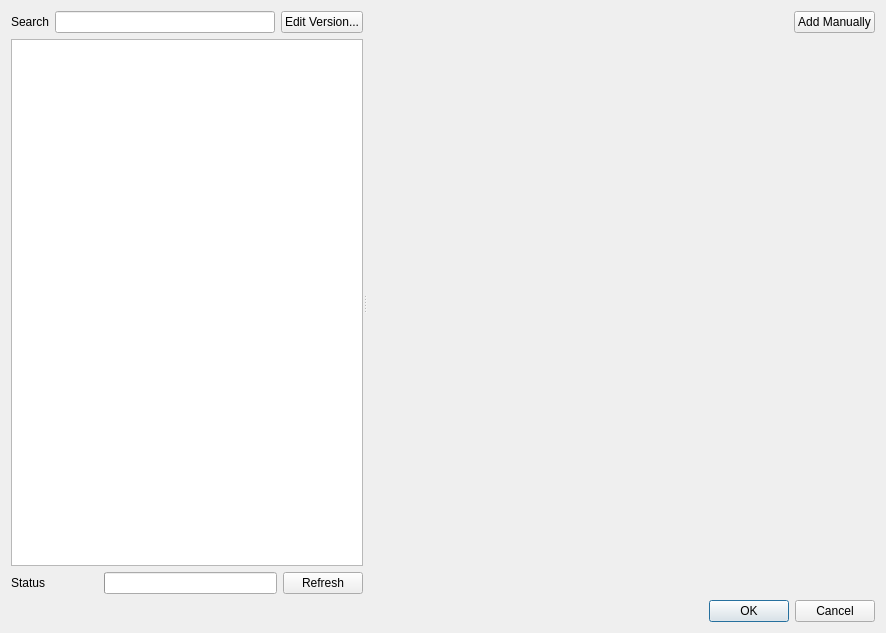
<?xml version="1.0" encoding="UTF-8"?>
<ui version="4.0">
 <class>AddVersionDialog</class>
 <widget class="QDialog" name="AddVersionDialog">
  <property name="windowModality">
   <enum>Qt::NonModal</enum>
  </property>
  <property name="geometry">
   <rect>
    <x>0</x>
    <y>0</y>
    <width>886</width>
    <height>633</height>
   </rect>
  </property>
  <property name="windowTitle">
   <string>Add Bible Versions</string>
  </property>
  <layout class="QVBoxLayout" name="verticalLayout">
   <item>
    <widget class="QSplitter" name="splitter">
     <property name="sizePolicy">
      <sizepolicy hsizetype="MinimumExpanding" vsizetype="Preferred">
       <horstretch>0</horstretch>
       <verstretch>0</verstretch>
      </sizepolicy>
     </property>
     <property name="orientation">
      <enum>Qt::Horizontal</enum>
     </property>
     <property name="childrenCollapsible">
      <bool>false</bool>
     </property>
     <widget class="QWidget" name="verticalLayoutWidget">
      <layout class="QVBoxLayout" name="verticalLayout_2" stretch="0,0,0">
       <item>
        <layout class="QHBoxLayout" name="horizontalLayout_2">
         <item>
          <widget class="QLabel" name="searchLabel">
           <property name="text">
            <string>Search</string>
           </property>
          </widget>
         </item>
         <item>
          <widget class="QLineEdit" name="filterLineEdit">
           <property name="sizePolicy">
            <sizepolicy hsizetype="Expanding" vsizetype="Fixed">
             <horstretch>1</horstretch>
             <verstretch>0</verstretch>
            </sizepolicy>
           </property>
           <property name="text">
            <string/>
           </property>
           <property name="clearButtonEnabled">
            <bool>true</bool>
           </property>
          </widget>
         </item>
         <item>
          <widget class="QPushButton" name="editButton">
           <property name="text">
            <string>Edit Version...</string>
           </property>
           <property name="checkable">
            <bool>true</bool>
           </property>
           <property name="flat">
            <bool>false</bool>
           </property>
          </widget>
         </item>
        </layout>
       </item>
       <item>
        <widget class="ItemListTableView" name="versionTable">
         <property name="selectionMode">
          <enum>QAbstractItemView::ExtendedSelection</enum>
         </property>
         <property name="selectionBehavior">
          <enum>QAbstractItemView::SelectRows</enum>
         </property>
         <property name="sortingEnabled">
          <bool>true</bool>
         </property>
         <attribute name="horizontalHeaderHighlightSections">
          <bool>false</bool>
         </attribute>
         <attribute name="horizontalHeaderStretchLastSection">
          <bool>true</bool>
         </attribute>
        </widget>
       </item>
       <item>
        <layout class="QHBoxLayout" name="horizontalLayout">
         <item>
          <widget class="QLabel" name="statusLabel">
           <property name="sizePolicy">
            <sizepolicy hsizetype="Preferred" vsizetype="Preferred">
             <horstretch>1</horstretch>
             <verstretch>0</verstretch>
            </sizepolicy>
           </property>
           <property name="text">
            <string>Status</string>
           </property>
          </widget>
         </item>
         <item>
          <widget class="QProgressBar" name="progressBar">
           <property name="sizePolicy">
            <sizepolicy hsizetype="Expanding" vsizetype="Fixed">
             <horstretch>2</horstretch>
             <verstretch>0</verstretch>
            </sizepolicy>
           </property>
           <property name="maximum">
            <number>1</number>
           </property>
           <property name="value">
            <number>-1</number>
           </property>
           <property name="textVisible">
            <bool>false</bool>
           </property>
          </widget>
         </item>
         <item>
          <widget class="QPushButton" name="refreshButton">
           <property name="text">
            <string>Refresh</string>
           </property>
          </widget>
         </item>
        </layout>
       </item>
      </layout>
     </widget>
     <widget class="QWidget" name="sidebarForm" native="true">
      <property name="enabled">
       <bool>true</bool>
      </property>
      <property name="sizePolicy">
       <sizepolicy hsizetype="MinimumExpanding" vsizetype="MinimumExpanding">
        <horstretch>0</horstretch>
        <verstretch>0</verstretch>
       </sizepolicy>
      </property>
      <property name="minimumSize">
       <size>
        <width>0</width>
        <height>0</height>
       </size>
      </property>
      <property name="maximumSize">
       <size>
        <width>16777215</width>
        <height>16777215</height>
       </size>
      </property>
      <layout class="QVBoxLayout" name="verticalLayout_3">
       <property name="leftMargin">
        <number>0</number>
       </property>
       <property name="topMargin">
        <number>0</number>
       </property>
       <property name="rightMargin">
        <number>0</number>
       </property>
       <property name="bottomMargin">
        <number>0</number>
       </property>
       <item>
        <layout class="QHBoxLayout" name="horizontalLayout_3">
         <item>
          <spacer name="horizontalSpacer">
           <property name="orientation">
            <enum>Qt::Horizontal</enum>
           </property>
           <property name="sizeHint" stdset="0">
            <size>
             <width>40</width>
             <height>20</height>
            </size>
           </property>
          </spacer>
         </item>
         <item>
          <widget class="QPushButton" name="addManualButton">
           <property name="text">
            <string>Add Manually</string>
           </property>
          </widget>
         </item>
        </layout>
       </item>
       <item>
        <widget class="VersionForm" name="versionForm" native="true">
         <property name="enabled">
          <bool>false</bool>
         </property>
         <property name="sizePolicy">
          <sizepolicy hsizetype="MinimumExpanding" vsizetype="MinimumExpanding">
           <horstretch>0</horstretch>
           <verstretch>0</verstretch>
          </sizepolicy>
         </property>
         <property name="minimumSize">
          <size>
           <width>370</width>
           <height>469</height>
          </size>
         </property>
        </widget>
       </item>
      </layout>
     </widget>
    </widget>
   </item>
   <item>
    <widget class="QDialogButtonBox" name="buttonBox">
     <property name="standardButtons">
      <set>QDialogButtonBox::Cancel|QDialogButtonBox::Ok</set>
     </property>
    </widget>
   </item>
  </layout>
 </widget>
 <customwidgets>
  <customwidget>
   <class>ItemListTableView</class>
   <extends>QTableView</extends>
   <header>multiscript.qt_custom.views</header>
  </customwidget>
  <customwidget>
   <class>VersionForm</class>
   <extends>QWidget</extends>
   <header>multiscript.ui.version_form</header>
   <container>1</container>
  </customwidget>
 </customwidgets>
 <tabstops>
  <tabstop>refreshButton</tabstop>
 </tabstops>
 <resources/>
 <connections>
  <connection>
   <sender>buttonBox</sender>
   <signal>accepted()</signal>
   <receiver>AddVersionDialog</receiver>
   <slot>accept()</slot>
   <hints>
    <hint type="sourcelabel">
     <x>298</x>
     <y>318</y>
    </hint>
    <hint type="destinationlabel">
     <x>298</x>
     <y>173</y>
    </hint>
   </hints>
  </connection>
  <connection>
   <sender>buttonBox</sender>
   <signal>rejected()</signal>
   <receiver>AddVersionDialog</receiver>
   <slot>reject()</slot>
   <hints>
    <hint type="sourcelabel">
     <x>343</x>
     <y>360</y>
    </hint>
    <hint type="destinationlabel">
     <x>343</x>
     <y>194</y>
    </hint>
   </hints>
  </connection>
 </connections>
</ui>
